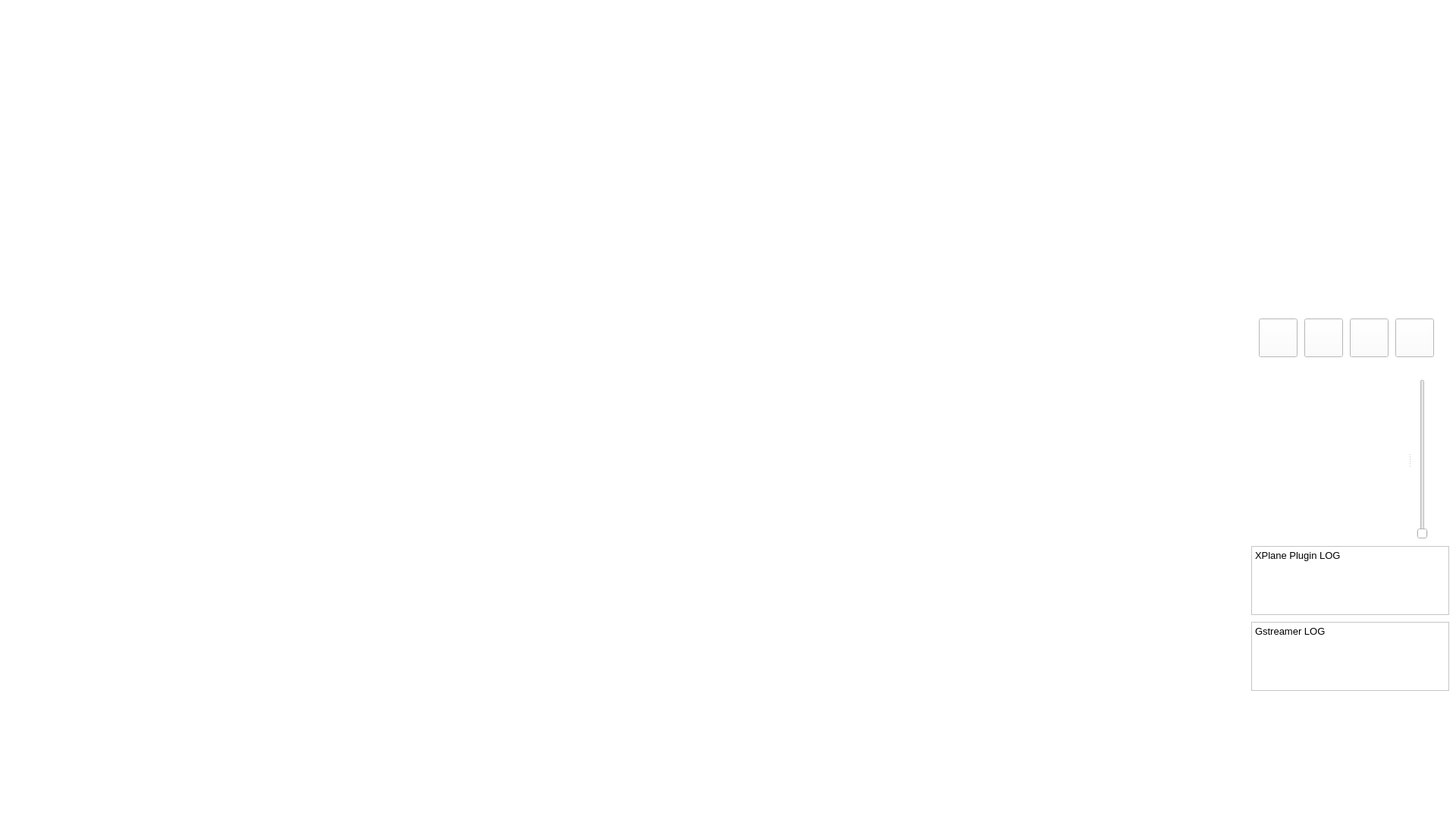
<?xml version="1.0" encoding="UTF-8"?>
<ui version="4.0">
 <class>MainWindow</class>
 <widget class="QMainWindow" name="MainWindow">
  <property name="geometry">
   <rect>
    <x>0</x>
    <y>0</y>
    <width>1920</width>
    <height>1080</height>
   </rect>
  </property>
  <property name="sizePolicy">
   <sizepolicy hsizetype="Fixed" vsizetype="Fixed">
    <horstretch>0</horstretch>
    <verstretch>0</verstretch>
   </sizepolicy>
  </property>
  <property name="maximumSize">
   <size>
    <width>1920</width>
    <height>1080</height>
   </size>
  </property>
  <property name="windowTitle">
   <string>MainWindow</string>
  </property>
  <property name="styleSheet">
   <string notr="true">background-color:white;</string>
  </property>
  <widget class="QWidget" name="centralwidget">
   <property name="minimumSize">
    <size>
     <width>1640</width>
     <height>900</height>
    </size>
   </property>
   <widget class="QTextBrowser" name="textBrowser">
    <property name="geometry">
     <rect>
      <x>1650</x>
      <y>720</y>
      <width>261</width>
      <height>91</height>
     </rect>
    </property>
    <property name="html">
     <string>&lt;!DOCTYPE HTML PUBLIC &quot;-//W3C//DTD HTML 4.0//EN&quot; &quot;http://www.w3.org/TR/REC-html40/strict.dtd&quot;&gt;
&lt;html&gt;&lt;head&gt;&lt;meta name=&quot;qrichtext&quot; content=&quot;1&quot; /&gt;&lt;meta charset=&quot;utf-8&quot; /&gt;&lt;style type=&quot;text/css&quot;&gt;
p, li { white-space: pre-wrap; }
hr { height: 1px; border-width: 0; }
&lt;/style&gt;&lt;/head&gt;&lt;body style=&quot; font-family:'Fira Sans Semi-Light'; font-size:10pt; font-weight:400; font-style:normal;&quot;&gt;
&lt;p style=&quot; margin-top:0px; margin-bottom:0px; margin-left:0px; margin-right:0px; -qt-block-indent:0; text-indent:0px;&quot;&gt;XPlane Plugin LOG&lt;/p&gt;
&lt;p style=&quot;-qt-paragraph-type:empty; margin-top:0px; margin-bottom:0px; margin-left:0px; margin-right:0px; -qt-block-indent:0; text-indent:0px;&quot;&gt;&lt;br /&gt;&lt;/p&gt;&lt;/body&gt;&lt;/html&gt;</string>
    </property>
   </widget>
   <widget class="QTextBrowser" name="textBrowser_2">
    <property name="geometry">
     <rect>
      <x>1650</x>
      <y>820</y>
      <width>261</width>
      <height>91</height>
     </rect>
    </property>
    <property name="html">
     <string>&lt;!DOCTYPE HTML PUBLIC &quot;-//W3C//DTD HTML 4.0//EN&quot; &quot;http://www.w3.org/TR/REC-html40/strict.dtd&quot;&gt;
&lt;html&gt;&lt;head&gt;&lt;meta name=&quot;qrichtext&quot; content=&quot;1&quot; /&gt;&lt;meta charset=&quot;utf-8&quot; /&gt;&lt;style type=&quot;text/css&quot;&gt;
p, li { white-space: pre-wrap; }
hr { height: 1px; border-width: 0; }
&lt;/style&gt;&lt;/head&gt;&lt;body style=&quot; font-family:'Fira Sans Semi-Light'; font-size:10pt; font-weight:400; font-style:normal;&quot;&gt;
&lt;p style=&quot; margin-top:0px; margin-bottom:0px; margin-left:0px; margin-right:0px; -qt-block-indent:0; text-indent:0px;&quot;&gt;Gstreamer LOG&lt;/p&gt;
&lt;p style=&quot;-qt-paragraph-type:empty; margin-top:0px; margin-bottom:0px; margin-left:0px; margin-right:0px; -qt-block-indent:0; text-indent:0px;&quot;&gt;&lt;br /&gt;&lt;/p&gt;&lt;/body&gt;&lt;/html&gt;</string>
    </property>
   </widget>
   <widget class="QLabel" name="VideoLabel">
    <property name="geometry">
     <rect>
      <x>20</x>
      <y>20</y>
      <width>1601</width>
      <height>1001</height>
     </rect>
    </property>
    <property name="text">
     <string/>
    </property>
   </widget>
   <widget class="QLabel" name="view">
    <property name="geometry">
     <rect>
      <x>1750</x>
      <y>10</y>
      <width>40</width>
      <height>40</height>
     </rect>
    </property>
    <property name="text">
     <string/>
    </property>
    <property name="pixmap">
     <pixmap resource="images.qrc">:/ViewPicture.png</pixmap>
    </property>
    <property name="scaledContents">
     <bool>true</bool>
    </property>
   </widget>
   <widget class="QLabel" name="topview">
    <property name="geometry">
     <rect>
      <x>1720</x>
      <y>100</y>
      <width>101</width>
      <height>91</height>
     </rect>
    </property>
    <property name="text">
     <string/>
    </property>
    <property name="pixmap">
     <pixmap resource="images.qrc">:/plane_no_transpr.png</pixmap>
    </property>
    <property name="scaledContents">
     <bool>true</bool>
    </property>
   </widget>
   <widget class="QLabel" name="sideview">
    <property name="geometry">
     <rect>
      <x>1740</x>
      <y>260</y>
      <width>81</width>
      <height>71</height>
     </rect>
    </property>
    <property name="text">
     <string/>
    </property>
    <property name="pixmap">
     <pixmap resource="images.qrc">:/Target_load_cam.png</pixmap>
    </property>
    <property name="scaledContents">
     <bool>true</bool>
    </property>
   </widget>
   <widget class="QLabel" name="view_2">
    <property name="geometry">
     <rect>
      <x>1830</x>
      <y>280</y>
      <width>40</width>
      <height>40</height>
     </rect>
    </property>
    <property name="text">
     <string/>
    </property>
    <property name="pixmap">
     <pixmap resource="images.qrc">:/ViewPicture.png</pixmap>
    </property>
    <property name="scaledContents">
     <bool>true</bool>
    </property>
   </widget>
   <widget class="QSplitter" name="splitter">
    <property name="geometry">
     <rect>
      <x>1660</x>
      <y>500</y>
      <width>231</width>
      <height>211</height>
     </rect>
    </property>
    <property name="orientation">
     <enum>Qt::Horizontal</enum>
    </property>
    <widget class="JoyPad" name="widget" native="true"/>
    <widget class="QSlider" name="verticalSlider">
     <property name="minimum">
      <number>1</number>
     </property>
     <property name="maximum">
      <number>8</number>
     </property>
     <property name="orientation">
      <enum>Qt::Vertical</enum>
     </property>
    </widget>
   </widget>
   <widget class="QPushButton" name="pushButton">
    <property name="geometry">
     <rect>
      <x>1660</x>
      <y>420</y>
      <width>51</width>
      <height>51</height>
     </rect>
    </property>
    <property name="whatsThis">
     <string>Стандартное управлене ЦН</string>
    </property>
    <property name="styleSheet">
     <string notr="true"/>
    </property>
    <property name="text">
     <string/>
    </property>
    <property name="icon">
     <iconset resource="images.qrc">
      <normaloff>:/camera1.png</normaloff>:/camera1.png</iconset>
    </property>
    <property name="iconSize">
     <size>
      <width>48</width>
      <height>48</height>
     </size>
    </property>
   </widget>
   <widget class="QPushButton" name="pushButton_2">
    <property name="geometry">
     <rect>
      <x>1720</x>
      <y>420</y>
      <width>51</width>
      <height>51</height>
     </rect>
    </property>
    <property name="whatsThis">
     <string>Вид скурсовой камеры, направленнй назад</string>
    </property>
    <property name="styleSheet">
     <string notr="true"/>
    </property>
    <property name="text">
     <string/>
    </property>
    <property name="icon">
     <iconset resource="images.qrc">
      <normaloff>:/camera2.png</normaloff>:/camera2.png</iconset>
    </property>
    <property name="iconSize">
     <size>
      <width>48</width>
      <height>48</height>
     </size>
    </property>
   </widget>
   <widget class="QLabel" name="Vertical_border">
    <property name="geometry">
     <rect>
      <x>1640</x>
      <y>0</y>
      <width>5</width>
      <height>1100</height>
     </rect>
    </property>
    <property name="text">
     <string/>
    </property>
    <property name="pixmap">
     <pixmap resource="images.qrc">:/Borders_vertical.png</pixmap>
    </property>
    <property name="scaledContents">
     <bool>true</bool>
    </property>
   </widget>
   <widget class="QLabel" name="label">
    <property name="geometry">
     <rect>
      <x>1640</x>
      <y>396</y>
      <width>300</width>
      <height>5</height>
     </rect>
    </property>
    <property name="text">
     <string/>
    </property>
    <property name="pixmap">
     <pixmap resource="images.qrc">:/Borders_vertical.png</pixmap>
    </property>
    <property name="scaledContents">
     <bool>true</bool>
    </property>
   </widget>
   <widget class="QPushButton" name="settings">
    <property name="geometry">
     <rect>
      <x>1780</x>
      <y>420</y>
      <width>51</width>
      <height>51</height>
     </rect>
    </property>
    <property name="text">
     <string/>
    </property>
    <property name="icon">
     <iconset resource="images.qrc">
      <normaloff>:/settings_icon_2.png</normaloff>:/settings_icon_2.png</iconset>
    </property>
    <property name="iconSize">
     <size>
      <width>48</width>
      <height>48</height>
     </size>
    </property>
   </widget>
   <widget class="QPushButton" name="pushButton_3">
    <property name="geometry">
     <rect>
      <x>1840</x>
      <y>420</y>
      <width>51</width>
      <height>51</height>
     </rect>
    </property>
    <property name="text">
     <string/>
    </property>
    <property name="icon">
     <iconset resource="images.qrc">
      <normaloff>:/reload_png.png</normaloff>:/reload_png.png</iconset>
    </property>
    <property name="iconSize">
     <size>
      <width>32</width>
      <height>32</height>
     </size>
    </property>
   </widget>
   <zorder>view</zorder>
   <zorder>textBrowser</zorder>
   <zorder>textBrowser_2</zorder>
   <zorder>VideoLabel</zorder>
   <zorder>topview</zorder>
   <zorder>sideview</zorder>
   <zorder>view_2</zorder>
   <zorder>splitter</zorder>
   <zorder>pushButton</zorder>
   <zorder>pushButton_2</zorder>
   <zorder>Vertical_border</zorder>
   <zorder>label</zorder>
   <zorder>settings</zorder>
   <zorder>pushButton_3</zorder>
  </widget>
  <widget class="QStatusBar" name="statusbar"/>
 </widget>
 <customwidgets>
  <customwidget>
   <class>JoyPad</class>
   <extends>QWidget</extends>
   <header>joypad.h</header>
   <container>1</container>
  </customwidget>
 </customwidgets>
 <resources>
  <include location="images.qrc"/>
 </resources>
 <connections/>
</ui>
